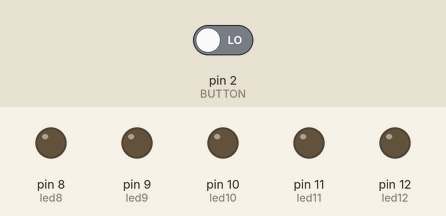
Simulated run of this sketch. Board: Arduino Uno, built with avr-gcc and run on an emulated ATmega328P. Shown: output pins drawn as LEDs (lit = HIGH). The test bench sets the inputs (shaded band); at power-on: pin 2 (BUTTON) LOW.

Above: at 13.24 s.
14.1 s: pin 2 (BUTTON) driven HIGH
At 16.13 s:
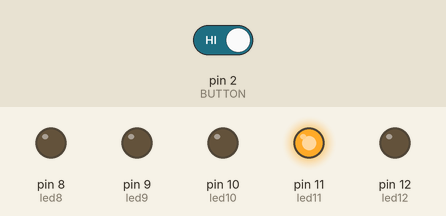
At 17.43 s:
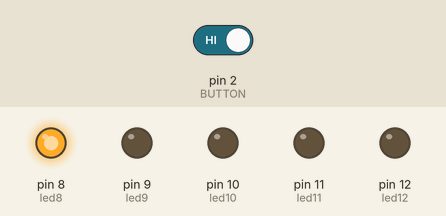
21.5 s: pin 2 (BUTTON) driven LOW
At 24.7 s:
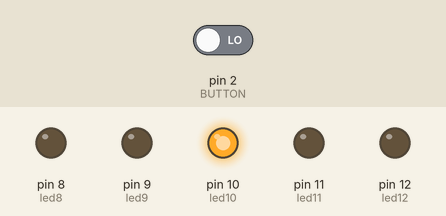
Timing chart, 0 to 35.6 s (numbered marks = the images above; inputs shaded):
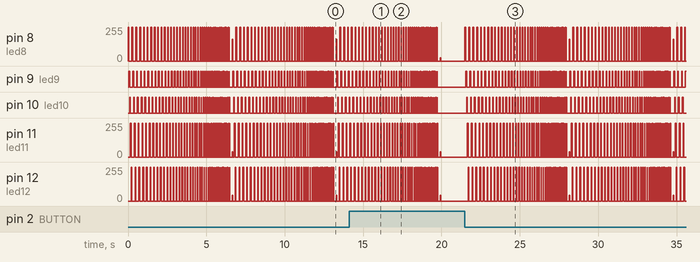

The sketch:

63010870_interrupt05.ino
```cpp
int led8 = 8;
int led9 =9;
int led10 =10;
int led11 =11;
int led12 =12;
#define BUTTON 2
int buttonState = 0;
void setup() {
  pinMode(led8, OUTPUT);
  pinMode(led9, OUTPUT);
  pinMode(led10, OUTPUT);
  pinMode(led11, OUTPUT);
  pinMode(led12, OUTPUT);
  pinMode(BUTTON,INPUT);
}

void loop() {
   buttonState = digitalRead(BUTTON);
   if(buttonState == HIGH)
  {
    digitalWrite(led8, LOW);
    digitalWrite(led9, LOW);
    digitalWrite(led10, LOW);
    digitalWrite(led11, LOW);
    digitalWrite(led12, LOW);
    }
  else if(buttonState == LOW)
  {
    for (int i=51; i>0; i--)
{
digitalWrite(led8, HIGH);
delay(i);
digitalWrite(led8, LOW);
digitalWrite(led9, HIGH);
delay(i);
digitalWrite(led9, LOW);
digitalWrite(led10, HIGH);
delay(i);
digitalWrite(led10, LOW);
digitalWrite(led11, HIGH);
delay(i);
digitalWrite(led11, LOW);
digitalWrite(led12, HIGH);
delay(i);
digitalWrite(led12, LOW);
}
    }


}
```

Measured:
- after the input at 14.1 s, pin 9 (led9), pin 10 (led10): goes on until 19.7 s, then stays LOW
- after the input at 21.5 s, pin 8 (led8): 0/255 → 255/255 at once, then moves between 0/255 and 255/255, repeating every 6.6 s; pin 9 (led9): LOW → HIGH after 0.05 s, then moves between LOW and HIGH, repeating every 6.5 s
- by itself, pin 8 (led8), pin 11 (led11), pin 12 (led12): moves between 0/255 and 255/255, repeating every 6.6 s
- by itself, pin 9 (led9): moves between LOW and HIGH, repeating every 6.5 s
- by itself, pin 10 (led10): moves between LOW and HIGH, repeating every 6.6 s
